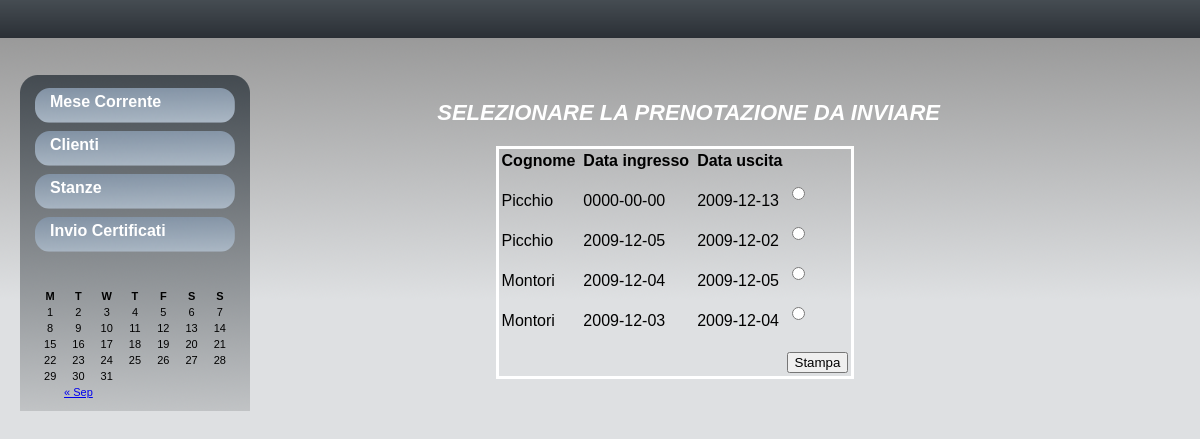
/option.php, run on the app's committed database.
### tables this page shows
CREATE TABLE IF NOT EXISTS `booking` (
  `id` int(11) NOT NULL auto_increment,
  `client` int(11) NOT NULL,
  `room` int(11) NOT NULL,
  `date_in` timestamp NOT NULL default '0000-00-00 00:00:00',
  `date_out` timestamp NOT NULL default '0000-00-00 00:00:00',
  `note` text,
  `timeStamp` timestamp NOT NULL default CURRENT_TIMESTAMP on update CURRENT_TIMESTAMP,
  PRIMARY KEY  (`id`)
);

CREATE TABLE IF NOT EXISTS `client` (
  `id` int(11) NOT NULL auto_increment,
  `name` varchar(32) default NULL,
  `surname` varchar(32) default NULL,
  `type_document` varchar(32) default NULL,
  `number_document` varchar(32) default NULL,
  `date_birth` varchar(32) default NULL,
  `city_birth` varchar(32) default NULL,
  `address` varchar(32) default NULL,
  `city` varchar(32) default NULL,
  `telephone` varchar(32) default NULL,
  `email` varchar(32) default NULL,
  PRIMARY KEY  (`id`)
);

### function/function_booking.php (called while the page is built, shortened)
<?php
function getBookings() {
	$link = mysql_connect(DB_ADDRESS,USER,PASS);
	$db_selected = mysql_select_db(DB_NAME, $link);
	$query = "SELECT * FROM booking";
	$result = mysql_query($query);
	$bookings = array();
	while ($row = mysql_fetch_assoc($result)) {
		$bookings[] = $row;
	}
	return $bookings;
}
?>

### function/function_client.php (called while the page is built, shortened)
<?php
function getClient($id) {
	$link = mysql_connect(DB_ADDRESS,USER,PASS);
	$db_selected = mysql_select_db(DB_NAME, $link);
	$query = "SELECT * FROM client WHERE id=".$id;
	$result = mysql_query($query);
	if ($row = mysql_fetch_assoc($result)) {
		$client = $row;
	}
	return $client;
}
?>

### option.php (the view, shortened to what this page needs)
<?php
include 'include/pagina_apertura.php';
include_once 'function/function_booking.php';
include_once 'function/function_client.php';
if(!($_POST)){
?>
<div id="titoloContenuti">SELEZIONARE LA PRENOTAZIONE DA INVIARE</div>
<form id="select_booking" name="select_booking" method="post">
<table align="center" bordercolor="FFFFFF">
			<tr>
				<td><b>Cognome</b></td>
				<td></td>
				<td><b>Data ingresso</b></td>
				<td></td>
				<td><b>Data uscita</b></td>
			</tr>
<?php
$bookings=getBookings();
foreach ($bookings as $c) {
				$id_client = $c['client'];
				$client = getClient($id_client);
				$surname_client=$client['surname'];
				echo "<tr>";
				echo "<td><br>".$surname_client."</td>";
				echo "<td></td>";
				echo "<td><br>".substr($c['date_in'],0,10)."</td>";
				echo "<td></td>";
				echo "<td><br>".substr($c['date_out'],0,10)."</td>";
				echo "<td><input type=\"radio\" name=\"id\" value=\"".$id."\"/></td>";
				echo "</tr>";
			}
?>
			<tr>
				<td></td>
				<td></td>
				<td></td>
				<td></td>
				<td></td>
				<td><br><button id="picchio" value="submit">Stampa</button></td>
			</table>
			</form>
<?php
}
else{
	?><div id="titoloContenuti">INVIO IN CORSO</div><?php
	echo "sarebbe meglio inviare il fax alla questura invece di stampare i cedolini";
}
include 'include/pagina_chiusura.php';
?>

### include/header.php (shortened to what this page needs)
<HTML>
<HEAD>
<link rel="stylesheet" type="text/css" href="hotel.css">
</HEAD>
<BODY>

### include/pagina_apertura.php
<?php
include 'include/header.php';
?>
<div align="center" style="height: 30px;">
</div>
<div class="pagina">
	<div id="contenuti">

### include/pagina_chiusura.php
	</div>
	</div>
<?php
include 'include/menu.php';
include 'include/footer.php'
?>

### include/menu.php (shortened to what this page needs)
<div id="menu">
	<div id="item_menu" onclick="window.location.href='index.php'">
		Mese Corrente
	</div>
	<div id="item_menu" onclick="window.location.href='modific_client.php'">
		Clienti
	</div>
	<div id="item_menu" onclick="window.location.href='room.php'">
		Stanze
	</div>
	<div id="item_menu" onclick="window.location.href='option.php'">
		Invio Certificati
	</div>
					<div id="little_calendar">
						<table>
							<thead>
								<tr>
									<th abbr="Monday" scope="col" title="Monday">M</th>
									<th abbr="Tuesday" scope="col" title="Tuesday">T</th>
									<th abbr="Wednesday" scope="col" title="Wednesday">W</th>
									<th abbr="Thursday" scope="col" title="Thursday">T</th>
									<th abbr="Friday" scope="col" title="Friday">F</th>
									<th abbr="Saturday" scope="col" title="Saturday">S</th>
									<th abbr="Sunday" scope="col" title="Sunday">S</th>
								</tr>
							</thead>
							<tfoot>
								<tr>
									<td abbr="September" colspan="3" id="prev"><a href="#" title="View posts for September 2009">&laquo; Sep</a></td>
									<td class="pad">&nbsp;</td>
									<td colspan="3" id="next">&nbsp;</td>
								</tr>
							</tfoot>
							<tbody>
								<tr>
									<td>1</td>
									<td>2</td>
									<td>3</td>
									<td id="today">4</td>
									<td>5</td>
									<td>6</td>
									<td>7</td>
								</tr>
								<tr>
									<td>8</td>
									<td>9</td>
									<td>10</td>
									<td>11</td>
									<td>12</td>
									<td>13</td>
									<td>14</td>
								</tr>
								<tr>
									<td>15</td>
									<td>16</td>
									<td>17</td>
									<td>18</td>
									<td>19</td>
									<td>20</td>
									<td>21</td>
								</tr>
								<tr>
									<td>22</td>
									<td>23</td>
									<td>24</td>
									<td>25</td>
									<td>26</td>
									<td>27</td>
									<td>28</td>
								</tr>
								<tr>
									<td>29</td>
									<td>30</td>
									<td>31</td>
									<td class="pad" colspan="4">&nbsp;</td>
								</tr>
							</tbody>
						</table>
					</div>
</div>

### include/footer.php
</BODY></HTML>

### hotel.css (style rules this page uses)
body { margin: 0px 0px 0px 0px; background: #dee0e2; text-align: justify; font-family: Tahoma, Arial, Helvetica, sans-serif; font-size: 11px; color: black; background-image: url(images/top_bar_alta.png); background-repeat: repeat-x; height: 38px; }
.pagina { margin-top: 45px; width: 1050; }
#menu { font-size: 16px; font-weight: bold; color: white; margin-left: 20px; margin-top:30px; padding-top: 10px; padding-bottom: 10px; padding-left: 15px; background-image: url(images/background_menu_vertical.png); background-repeat: no-repeat; }
#item_menu { background-image: url(images/background_item_menu.png); background-repeat: no-repeat; height: 35px; width: 190px; padding-left: 15px; padding-top: 5px; margin-top: 3px; cursor: pointer; }
#contenuti { width: 650px; float: right; margin-right: 50px; margin-top: 10px; }
#titoloContenuti { color: white; text-align: right; font-size: 22px; font-style: italic; font-weight: bold; padding-right: 60px; padding-top: 15px; margin-bottom: 20px; }
#little_calendar table { margin-top: 30px; color: #000000; font-size:11px; text-align:center; width:200px; }

### data on the page
booking: client.surname "Picchio", date_in "0000-00-00", date_out "2009-12-13"
booking: client.surname "Picchio", date_in "2009-12-05", date_out "2009-12-02"
booking: client.surname "Montori", date_in "2009-12-04", date_out "2009-12-05"
booking: client.surname "Montori", date_in "2009-12-03", date_out "2009-12-04"
